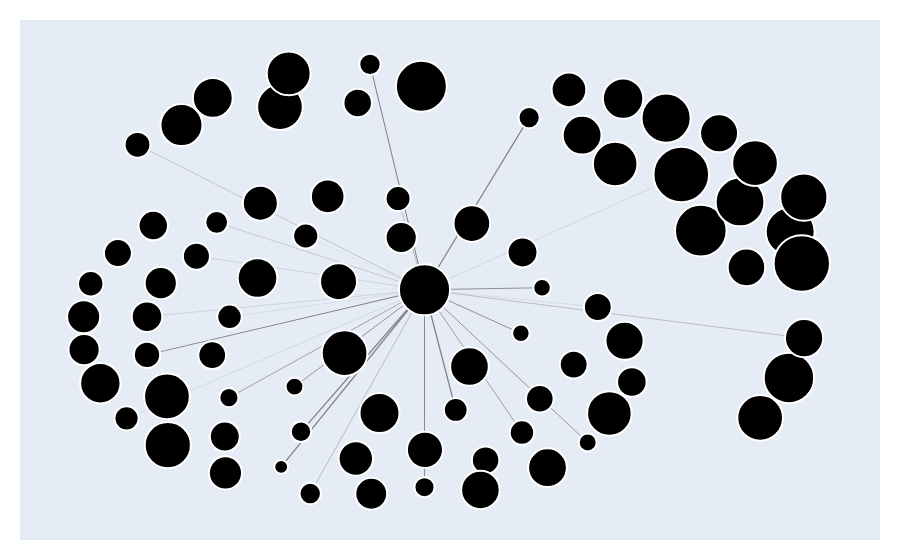

Source (notebook cell):
### Code cell
fig = go.Figure(
   layout=go.Layout(
      titlefont_size=16,
      showlegend=False,
      hovermode='closest',
      margin=dict(b=20,l=20,r=20,t=20),
      xaxis=dict(showgrid=False, zeroline=False, showticklabels=False),
      yaxis=dict(showgrid=False, zeroline=False, showticklabels=False)
   )
)

for trace in edge_traces:
   fig.add_trace(trace)
fig.add_trace(node_trace)
fig.add_trace(edge_midpoint_trace)

fig.show()

### Figure 1 — Plotly figure (JSON) as saved in the notebook; plotly's stock layout.template omitted (floating-point values rounded to 4 significant figures)
{"data": [{"line": {"color": "gray", "width": 0.204}, "mode": "lines", "type": "scatter", "x": [0.0175, 0.6472, null], "y": [0.02986, 0.5258, null]}, {"line": {"color": "gray", "width": 0}, "mode": "lines", "type": "scatter", "x": [0.0175, 0.9112, null], "y": [0.02986, -0.3496, null]}, {"line": {"color": "gray", "width": 0}, "mode": "lines", "type": "scatter", "x": [0.0175, 0.61, null], "y": [0.02986, 0.7686, null]}, {"line": {"color": "gray", "width": 0}, "mode": "lines", "type": "scatter", "x": [0.0175, 0.695, null], "y": [0.02986, 0.2842, null]}, {"line": {"color": "gray", "width": 0.03637}, "mode": "lines", "type": "scatter", "x": [0.0175, 0.9142, null], "y": [0.02986, 0.2795, null]}, {"line": {"color": "gray", "width": 0}, "mode": "lines", "type": "scatter", "x": [0.0175, -0.1785, null], "y": [0.02986, -0.2431, null]}, {"line": {"color": "gray", "width": 0}, "mode": "lines", "type": "scatter", "x": [0.0175, 0.7912, null], "y": [0.02986, 0.4077, null]}, {"line": {"color": "gray", "width": 0}, "mode": "lines", "type": "scatter", "x": [0.0175, -0.337, null], "y": [0.02986, 0.816, null]}, {"line": {"color": "gray", "width": 0}, "mode": "lines", "type": "scatter", "x": [0.0175, 0.8406, null], "y": [0.02986, -0.5216, null]}, {"line": {"color": "gray", "width": 0.03227}, "mode": "lines", "type": "scatter", "x": [0.0175, -0.3156, null], "y": [0.02986, 0.961, null]}, {"line": {"color": "gray", "width": 0.4373}, "mode": "lines", "type": "scatter", "x": [0.0175, 0.9483, null], "y": [0.02986, -0.1782, null]}, {"line": {"color": "gray", "width": 0}, "mode": "lines", "type": "scatter", "x": [0.0175, -0.7774, null], "y": [0.02986, -0.3725, null]}, {"line": {"color": "gray", "width": 0}, "mode": "lines", "type": "scatter", "x": [0.0175, -0.1933, null], "y": [0.02986, 0.06443, null]}, {"line": {"color": "gray", "width": 0}, "mode": "lines", "type": "scatter", "x": [0.0175, -0.3921, null], "y": [0.02986, 0.08042, null]}, {"line": {"color": "gray", "width": 0}, "mode": "lines", "type": "scatter", "x": [0.0175, 0.5044, null], "y": [0.02986, 0.8525, null]}, {"line": {"color": "gray", "width": 0}, "mode": "lines", "type": "scatter", "x": [0.0175, -0.4707, null], "y": [0.02986, -0.7584, null]}, {"line": {"color": "gray", "width": 0}, "mode": "lines", "type": "scatter", "x": [0.0175, 0.8071, null], "y": [0.02986, 0.1261, null]}, {"line": {"color": "gray", "width": 0}, "mode": "lines", "type": "scatter", "x": [0.0175, 0.1278, null], "y": [0.02986, -0.3004, null]}, {"line": {"color": "gray", "width": 0}, "mode": "lines", "type": "scatter", "x": [0.0175, -0.3851, null], "y": [0.02986, 0.4023, null]}, {"line": {"color": "gray", "width": 0}, "mode": "lines", "type": "scatter", "x": [0.0175, 0.3191, null], "y": [0.02986, -0.736, null]}, {"line": {"color": "gray", "width": 0}, "mode": "lines", "type": "scatter", "x": [0.0175, -0.151, null], "y": [0.02986, -0.6963, null]}, {"line": {"color": "gray", "width": 0}, "mode": "lines", "type": "scatter", "x": [0.0175, 0.2579, null], "y": [0.02986, 0.1903, null]}, {"line": {"color": "gray", "width": 0}, "mode": "lines", "type": "scatter", "x": [0.0175, -0.8183, null], "y": [0.02986, -0.08672, null]}, {"line": {"color": "gray", "width": 0}, "mode": "lines", "type": "scatter", "x": [0.0175, -0.6293, null], "y": [0.02986, 0.05838, null]}, {"line": {"color": "gray", "width": 0}, "mode": "lines", "type": "scatter", "x": [0.0175, 0.3717, null], "y": [0.02986, 0.8904, null]}, {"line": {"color": "gray", "width": 0}, "mode": "lines", "type": "scatter", "x": [0.0175, -0.4723, null], "y": [0.02986, -0.6021, null]}, {"line": {"color": "gray", "width": 0}, "mode": "lines", "type": "scatter", "x": [0.0175, -0.7343, null], "y": [0.02986, 0.1876, null]}, {"line": {"color": "gray", "width": 0.1481}, "mode": "lines", "type": "scatter", "x": [0.0175, -0.4606, null], "y": [0.02986, -0.08671, null]}, {"line": {"color": "gray", "width": 0}, "mode": "lines", "type": "scatter", "x": [0.0175, 0.3002, null], "y": [0.02986, -0.4393, null]}, {"line": {"color": "gray", "width": 0}, "mode": "lines", "type": "scatter", "x": [0.0175, 0.3833, null], "y": [0.02986, -0.2922, null]}, {"line": {"color": "gray", "width": 1.26}, "mode": "lines", "type": "scatter", "x": [0.0175, 0.09408, null], "y": [0.02986, -0.4874, null]}, {"line": {"color": "gray", "width": 0}, "mode": "lines", "type": "scatter", "x": [0.0175, 0.1674, null], "y": [0.02986, -0.7034, null]}, {"line": {"color": "gray", "width": 0.8052}, "mode": "lines", "type": "scatter", "x": [0.0175, 0.4177, null], "y": [0.02986, -0.6274, null]}, {"line": {"color": "gray", "width": 0.1594}, "mode": "lines", "type": "scatter", "x": [0.0175, 0.4424, null], "y": [0.02986, -0.04435, null]}, {"line": {"color": "gray", "width": 0}, "mode": "lines", "type": "scatter", "x": [0.0175, -0.5031, null], "y": [0.02986, -0.2518, null]}, {"line": {"color": "gray", "width": 0}, "mode": "lines", "type": "scatter", "x": [0.0175, -0.8173, null], "y": [0.02986, -0.228, null]}, {"line": {"color": "gray", "width": 1.008}, "mode": "lines", "type": "scatter", "x": [0.0175, -0.1162, null], "y": [0.02986, 1.0, null]}, {"line": {"color": "gray", "width": 0}, "mode": "lines", "type": "scatter", "x": [0.0175, 0.9427, null], "y": [0.02986, 0.1429, null]}, {"line": {"color": "gray", "width": 0}, "mode": "lines", "type": "scatter", "x": [0.0175, 0.009736, null], "y": [0.02986, 0.9057, null]}, {"line": {"color": "gray", "width": 0}, "mode": "lines", "type": "scatter", "x": [0.0175, -0.6141, null], "y": [0.02986, -0.4291, null]}, {"line": {"color": "gray", "width": 0}, "mode": "lines", "type": "scatter", "x": [0.0175, 0.4709, null], "y": [0.02986, -0.5022, null]}, {"line": {"color": "gray", "width": 0}, "mode": "lines", "type": "scatter", "x": [0.0175, -0.612, null], "y": [0.02986, -0.6388, null]}, {"line": {"color": "gray", "width": 0}, "mode": "lines", "type": "scatter", "x": [0.0175, 0.485, null], "y": [0.02986, 0.571, null]}, {"line": {"color": "gray", "width": 0.07472}, "mode": "lines", "type": "scatter", "x": [0.0175, -0.5785, null], "y": [0.02986, 0.7386, null]}, {"line": {"color": "gray", "width": 0}, "mode": "lines", "type": "scatter", "x": [0.0175, 0.828, null], "y": [0.02986, 0.5746, null]}, {"line": {"color": "gray", "width": 0}, "mode": "lines", "type": "scatter", "x": [0.0175, -0.5017, null], "y": [0.02986, 0.8553, null]}, {"line": {"color": "gray", "width": 0}, "mode": "lines", "type": "scatter", "x": [0.0175, 0.9477, null], "y": [0.02986, 0.4282, null]}, {"line": {"color": "gray", "width": 0}, "mode": "lines", "type": "scatter", "x": [0.0175, -0.09284, null], "y": [0.02986, -0.501, null]}, {"line": {"color": "gray", "width": 0}, "mode": "lines", "type": "scatter", "x": [0.0175, 0.1336, null], "y": [0.02986, 0.3146, null]}, {"line": {"color": "gray", "width": 0}, "mode": "lines", "type": "scatter", "x": [0.0175, 0.404, null], "y": [0.02986, 0.695, null]}, {"line": {"color": "gray", "width": 0}, "mode": "lines", "type": "scatter", "x": [0.0175, 0.1546, null], "y": [0.02986, -0.8317, null]}, {"line": {"color": "gray", "width": 0}, "mode": "lines", "type": "scatter", "x": [0.0175, 0.7399, null], "y": [0.02986, 0.7033, null]}, {"line": {"color": "gray", "width": 0}, "mode": "lines", "type": "scatter", "x": [0.0175, 0.5081, null], "y": [0.02986, -0.1897, null]}, {"line": {"color": "gray", "width": 0}, "mode": "lines", "type": "scatter", "x": [0.0175, 0.01857, null], "y": [0.02986, -0.6592, null]}, {"line": {"color": "gray", "width": 0}, "mode": "lines", "type": "scatter", "x": [0.0175, -0.2199, null], "y": [0.02986, 0.4317, null]}, {"line": {"color": "gray", "width": 0}, "mode": "lines", "type": "scatter", "x": [0.0175, -0.1131, null], "y": [0.02986, -0.8479, null]}, {"line": {"color": "gray", "width": 0}, "mode": "lines", "type": "scatter", "x": [0.0175, -0.03962, null], "y": [0.02986, 0.2547, null]}, {"line": {"color": "gray", "width": 0.364}, "mode": "lines", "type": "scatter", "x": [0.0175, -0.6863, null], "y": [0.02986, 0.6538, null]}, {"line": {"color": "gray", "width": 1.243}, "mode": "lines", "type": "scatter", "x": [0.0175, -0.2854, null], "y": [0.02986, -0.5816, null]}, {"line": {"color": "gray", "width": 0}, "mode": "lines", "type": "scatter", "x": [0.0175, -0.1463, null], "y": [0.02986, 0.8338, null]}, {"line": {"color": "gray", "width": 0.445}, "mode": "lines", "type": "scatter", "x": [0.0175, -0.0473, null], "y": [0.02986, 0.4224, null]}, {"line": {"color": "gray", "width": 0}, "mode": "lines", "type": "scatter", "x": [0.0175, -0.6476, null], "y": [0.02986, 0.3059, null]}, {"line": {"color": "gray", "width": 0.1828}, "mode": "lines", "type": "scatter", "x": [0.0175, -0.7132, null], "y": [0.02986, -0.5236, null]}, {"line": {"color": "gray", "width": 1.003}, "mode": "lines", "type": "scatter", "x": [0.0175, -0.663, null], "y": [0.02986, -0.2504, null]}, {"line": {"color": "gray", "width": 0.32}, "mode": "lines", "type": "scatter", "x": [0.0175, -0.4921, null], "y": [0.02986, 0.3199, null]}, {"line": {"color": "gray", "width": 0.9399}, "mode": "lines", "type": "scatter", "x": [0.0175, 0.01743, null], "y": [0.02986, -0.82, null]}, {"line": {"color": "gray", "width": 1.211}, "mode": "lines", "type": "scatter", "x": [0.0175, -0.334, null], "y": [0.02986, -0.7325, null]}, {"line": {"color": "gray", "width": 0.2422}, "mode": "lines", "type": "scatter", "x": [0.0175, -0.5418, null], "y": [0.02986, 0.1745, null]}, {"line": {"color": "gray", "width": 0.6827}, "mode": "lines", "type": "scatter", "x": [0.0175, -0.4621, null], "y": [0.02986, -0.4344, null]}, {"line": {"color": "gray", "width": 0}, "mode": "lines", "type": "scatter", "x": [0.0175, 0.526, null], "y": [0.02986, -0.3672, null]}, {"line": {"color": "gray", "width": 0.05319}, "mode": "lines", "type": "scatter", "x": [0.0175, -0.801, null], "y": [0.02986, 0.05577, null]}, {"line": {"color": "gray", "width": 0.09167}, "mode": "lines", "type": "scatter", "x": [0.0175, -0.2738, null], "y": [0.02986, 0.2615, null]}, {"line": {"color": "gray", "width": 0.2389}, "mode": "lines", "type": "scatter", "x": [0.0175, -0.663, null], "y": [0.02986, -0.08602, null]}, {"line": {"color": "gray", "width": 1.173}, "mode": "lines", "type": "scatter", "x": [0.0175, 0.2741, null], "y": [0.02986, 0.7706, null]}, {"line": {"color": "gray", "width": 0.6937}, "mode": "lines", "type": "scatter", "x": [0.0175, 0.2565, null], "y": [0.02986, -0.5849, null]}, {"line": {"color": "gray", "width": 0.4587}, "mode": "lines", "type": "scatter", "x": [0.0175, -0.2628, null], "y": [0.02986, -0.8472, null]}, {"line": {"color": "gray", "width": 0.8487}, "mode": "lines", "type": "scatter", "x": [0.0175, 0.2538, null], "y": [0.02986, -0.1577, null]}, {"line": {"color": "gray", "width": 0.8487}, "mode": "lines", "type": "scatter", "x": [0.0175, 0.3058, null], "y": [0.02986, 0.03864, null]}, {"line": {"color": "gray", "width": 0.8193}, "mode": "lines", "type": "scatter", "x": [0.0175, -0.3012, null], "y": [0.02986, -0.387, null]}, {"hoverinfo": "text", "marker": {"color": [], "line": {"width": 2}, "opacity": 1, "size": [51.15, 55.62, 50.42, 49.13, 51.58, 48.88, 45.64, 48.75, 45.64, 45.66, 43.84, 38.26, 40.39, 36.99, 39.6, 40.41, 33.17, 37.53, 38.64, 34.98, 38.75, 34.44, 29.87, 33.06, 32.24, 34.68, 29.96, 27.94, 24.49, 27.63, 27.84, 23.77, 27.51, 17.92, 27.84, 27.75, 31.16, 21.38, 56.34, 50.97, 45.75, 44.51, 46.12, 44.54, 42.06, 45.66, 39.87, 47.21, 40.05, 36.74, 38.78, 38.5, 37.95, 38.17, 36.08, 33.61, 31.87, 31.15, 25.8, 20.47, 28.49, 24.99, 29.49, 24.14, 26.34, 22.77, 20.04, 13.86, 27.01, 19.14, 29.62, 25.44, 25.05, 30.51, 21.17, 24.53, 21.38, 17.48, 17.48, 17.78]}, "mode": "markers", "text": ["oxycodone<br>count = 27728", "muscle aches<br>count = 67816", "other<br>count = 23936", "vomiting<br>count = 18496", "insomnia<br>count = 30227", "nausea<br>count = 17592", "psychosis<br>count = 9207", "sweating<br>count = 17153", "sedation<br>count = 9202", "seizures<br>count = 9243", "pruritus<br>count = 6419", "respiratory depression<br>count = 2104", "malaise<br>count = 3221", "mood swings<br>count = 1632", "irritability<br>count = 2753", "rhinorrhea<br>count = 3237", "hiccups<br>count = 760", "lacrimation<br>count = 1818", "trembling<br>count = 2272", "tingling<br>count = 1092", "lightheadedness<br>count = 2323", "sialorhhea<br>count = 980", "pneumonia<br>count = 393", "shortness of breath<br>count = 744", "numbness<br>count = 631", "yawning<br>count = 1029", "slurring<br>count = 400", "toothache<br>count = 267", "suicidality<br>count = 134", "sore throat<br>count = 251", "libido<br>count = 262", "pain reliever<br>count = 116", "narcolepsy<br>count = 245", "tics<br>count = 36", "mood symptoms<br>count = 262", "syncope<br>count = 257", "sleep paralysis<br>count = 509", "miosis<br>count = 72", "dysphoria<br>count = 78323", "craving<br>count = 26721", "fatigue<br>count = 9417", "anxiety<br>count = 7344", "headache<br>count = 10138", "diarrhea<br>count = 7387", "constipation<br>count = 4500", "fever<br>count = 9240", "hangover<br>count = 2902", "RLS<br>count = 12618", "appetite<br>count = 3010", "cognitive impairment<br>count = 1552", "dehydration<br>count = 2334", "agitation<br>count = 2207", "body aches<br>count = 1977", "energy<br>count = 2068", "cardiac issues<br>count = 1361", "cough<br>count = 830", "blacking out<br>count = 586", "chest pain<br>count = 508", "cns depression<br>count = 174", "energetic<br>count = 60", "dry mouth<br>count = 298", "convulsions<br>count = 148", "anemia<br>count = 364", "allergies<br>count = 125", "chronic pain<br>count = 194", "erectile dysfuntion<br>count = 95", "anxiolysis<br>count = 55", "cough suppression<br>count = 16", "PMS<br>count = 222", "gas<br>count = 46", "GERD<br>count = 374", "stomach ulcers<br>count = 162", "weakness<br>count = 150", "nerve pain<br>count = 447", "nv<br>count = 69", "analgesia<br>count = 135", "muscle relaxation<br>count = 72", "temperature<br>count = 33", "hyperalgesia<br>count = 33", "panting<br>count = 35"], "type": "scatter", "x": [0.0175, 0.6472, 0.9112, 0.61, 0.695, 0.9142, -0.1785, 0.7912, -0.337, 0.8406, -0.3156, 0.9483, -0.7774, -0.1933, -0.3921, 0.5044, -0.4707, 0.8071, 0.1278, -0.3851, 0.3191, -0.151, 0.2579, -0.8183, -0.6293, 0.3717, -0.4723, -0.7343, -0.4606, 0.3002, 0.3833, 0.09408, 0.1674, 0.4177, 0.4424, -0.5031, -0.8173, -0.1162, 0.9427, 0.009736, -0.6141, 0.4709, -0.612, 0.485, -0.5785, 0.828, -0.5017, 0.9477, -0.09284, 0.1336, 0.404, 0.1546, 0.7399, 0.5081, 0.01857, -0.2199, -0.1131, -0.03962, -0.6863, -0.2854, -0.1463, -0.0473, -0.6476, -0.7132, -0.663, -0.4921, 0.01743, -0.334, -0.5418, -0.4621, 0.526, -0.801, -0.2738, -0.663, 0.2741, 0.2565, -0.2628, 0.2538, 0.3058, -0.3012], "y": [0.02986, 0.5258, -0.3496, 0.7686, 0.2842, 0.2795, -0.2431, 0.4077, 0.816, -0.5216, 0.961, -0.1782, -0.3725, 0.06443, 0.08042, 0.8525, -0.7584, 0.1261, -0.3004, 0.4023, -0.736, -0.6963, 0.1903, -0.08672, 0.05838, 0.8904, -0.6021, 0.1876, -0.08671, -0.4393, -0.2922, -0.4874, -0.7034, -0.6274, -0.04435, -0.2518, -0.228, 1.0, 0.1429, 0.9057, -0.4291, -0.5022, -0.6388, 0.571, 0.7386, 0.5746, 0.8553, 0.4282, -0.501, 0.3146, 0.695, -0.8317, 0.7033, -0.1897, -0.6592, 0.4317, -0.8479, 0.2547, 0.6538, -0.5816, 0.8338, 0.4224, 0.3059, -0.5236, -0.2504, 0.3199, -0.82, -0.7325, 0.1745, -0.4344, -0.3672, 0.05577, 0.2615, -0.08602, 0.7706, -0.5849, -0.8472, -0.1577, 0.03864, -0.387]}, {"hoverinfo": "text", "marker": {"color": "grey", "opacity": 0, "size": 50}, "mode": "markers", "text": ["# connections = 566<br>ppmi = 0.41", "# connections = 52<br>ppmi = 0.0", "# connections = 65<br>ppmi = 0.0", "# connections = 39<br>ppmi = 0.0", "# connections = 105<br>ppmi = 0.07", "# connections = 12<br>ppmi = 0.0", "# connections = 24<br>ppmi = 0.0", "# connections = 47<br>ppmi = 0.0", "# connections = 32<br>ppmi = 0.0", "# connections = 38<br>ppmi = 0.06", "# connections = 28<br>ppmi = 0.87", "# connections = 2<br>ppmi = 0.0", "# connections = 9<br>ppmi = 0.0", "# connections = 3<br>ppmi = 0.0", "# connections = 1<br>ppmi = 0.0", "# connections = 4<br>ppmi = 0.0", "# connections = 2<br>ppmi = 0.0", "# connections = 1<br>ppmi = 0.0", "# connections = 4<br>ppmi = 0.0", "# connections = 1<br>ppmi = 0.0", "# connections = 2<br>ppmi = 0.0", "# connections = 1<br>ppmi = 0.0", "# connections = 3<br>ppmi = 0.0", "# connections = 1<br>ppmi = 0.0", "# connections = 1<br>ppmi = 0.0", "# connections = 2<br>ppmi = 0.0", "# connections = 1<br>ppmi = 0.0", "# connections = 1<br>ppmi = 0.3", "# connections = 1<br>ppmi = 0.0", "# connections = 1<br>ppmi = 0.0", "# connections = 8<br>ppmi = 2.52", "# connections = 1<br>ppmi = 0.0", "# connections = 1<br>ppmi = 1.61", "# connections = 2<br>ppmi = 0.32", "# connections = 1<br>ppmi = 0.0", "# connections = 2<br>ppmi = 0.0", "# connections = 3<br>ppmi = 2.02", "# connections = 138<br>ppmi = 0.0", "# connections = 35<br>ppmi = 0.0", "# connections = 31<br>ppmi = 0.0", "# connections = 13<br>ppmi = 0.0", "# connections = 34<br>ppmi = 0.0", "# connections = 11<br>ppmi = 0.0", "# connections = 29<br>ppmi = 0.15", "# connections = 8<br>ppmi = 0.0", "# connections = 5<br>ppmi = 0.0", "# connections = 19<br>ppmi = 0.0", "# connections = 4<br>ppmi = 0.0", "# connections = 3<br>ppmi = 0.0", "# connections = 4<br>ppmi = 0.0", "# connections = 2<br>ppmi = 0.0", "# connections = 5<br>ppmi = 0.0", "# connections = 4<br>ppmi = 0.0", "# connections = 6<br>ppmi = 0.0", "# connections = 3<br>ppmi = 0.0", "# connections = 2<br>ppmi = 0.0", "# connections = 1<br>ppmi = 0.0", "# connections = 2<br>ppmi = 0.73", "# connections = 4<br>ppmi = 2.49", "# connections = 1<br>ppmi = 0.0", "# connections = 2<br>ppmi = 0.89", "# connections = 2<br>ppmi = 0.0", "# connections = 1<br>ppmi = 0.37", "# connections = 8<br>ppmi = 2.01", "# connections = 1<br>ppmi = 0.64", "# connections = 2<br>ppmi = 1.88", "# connections = 1<br>ppmi = 2.42", "# connections = 2<br>ppmi = 0.48", "# connections = 1<br>ppmi = 1.37", "# connections = 1<br>ppmi = 0.0", "# connections = 1<br>ppmi = 0.11", "# connections = 1<br>ppmi = 0.18", "# connections = 4<br>ppmi = 0.48", "# connections = 4<br>ppmi = 2.35", "# connections = 3<br>ppmi = 1.39", "# connections = 1<br>ppmi = 0.92", "# connections = 1<br>ppmi = 1.7", "# connections = 1<br>ppmi = 1.7", "# connections = 1<br>ppmi = 1.64"], "type": "scatter", "x": [0.3323, 0.4643, 0.3138, 0.3562, 0.4658, -0.0805, 0.4044, -0.1597, 0.429, -0.1491, 0.4829, -0.38, -0.08789, -0.1873, 0.261, -0.2266, 0.4123, 0.07263, -0.1838, 0.1683, -0.06673, 0.1377, -0.4004, -0.3059, 0.1946, -0.2274, -0.3584, -0.2216, 0.1589, 0.2004, 0.05579, 0.09243, 0.2176, 0.23, -0.2428, -0.3999, -0.04934, 0.4801, 0.01362, -0.2983, 0.2442, -0.2972, 0.2513, -0.2805, 0.4227, -0.2421, 0.4826, -0.03767, 0.07555, 0.2107, 0.08606, 0.3787, 0.2628, 0.01804, -0.1012, -0.04781, -0.01106, -0.3344, -0.1339, -0.0644, -0.0149, -0.315, -0.3478, -0.3228, -0.2373, 0.01746, -0.1582, -0.2622, -0.2223, 0.2717, -0.3917, -0.1282, -0.3227, 0.1458, 0.137, -0.1226, 0.1357, 0.1616, -0.1419], "y": [0.2778, -0.1598, 0.3992, 0.157, 0.1547, -0.1066, 0.2188, 0.4229, -0.2459, 0.4954, -0.07419, -0.1713, 0.04714, 0.05514, 0.4412, -0.3643, 0.078, -0.1353, 0.2161, -0.3531, -0.3332, 0.1101, -0.02843, 0.04412, 0.4601, -0.2861, 0.1087, -0.02843, -0.2047, -0.1312, -0.2288, -0.3368, -0.2988, -0.007245, -0.111, -0.09909, 0.5149, 0.0864, 0.4678, -0.1996, -0.2362, -0.3045, 0.3004, 0.3842, 0.3022, 0.4426, 0.229, -0.2356, 0.1722, 0.3624, -0.4009, 0.3666, -0.0799, -0.3147, 0.2308, -0.409, 0.1423, 0.3418, -0.2759, 0.4318, 0.2261, 0.1679, -0.2469, -0.1103, 0.1749, -0.3951, -0.3513, 0.1022, -0.2023, -0.1687, 0.04281, 0.1457, -0.02808, 0.4002, -0.2775, -0.4087, -0.0639, 0.03425, -0.1786]}], "layout": {"hovermode": "closest", "margin": {"b": 20, "l": 20, "r": 20, "t": 20}, "showlegend": false, "title": {"font": {"size": 16}}, "xaxis": {"showgrid": false, "showticklabels": false, "zeroline": false}, "yaxis": {"showgrid": false, "showticklabels": false, "zeroline": false}}}
